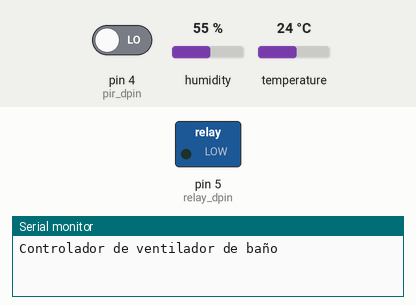
Simulated run of this sketch. Board: Arduino Nano, built with avr-gcc and run on an emulated ATmega328P. Shown: switched loads named in the sketch (green lamp = pin HIGH), the last lines printed to the serial monitor. The inputs (shaded band) are chosen by the test bench; at power-on: pin 4 (pir_dpin) LOW, humidity 55 %, temperature 24 °C.

Above: at 1.7 s.
1.8 s: pin 4 (pir_dpin) driven HIGH
At 2.8 s:
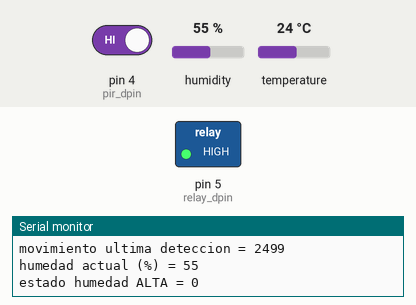
Timing chart, 0 to 4.8 s (numbered marks = the images above; inputs shaded):
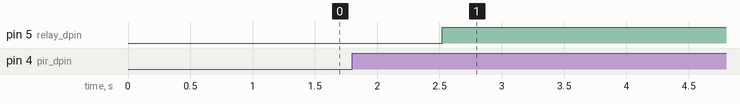

Measured:
- after the input at 1.8 s, pin 5 (relay_dpin): LOW → HIGH after 0.72 s

The sketch:

ventiladorBano.ino
```cpp
#include <dht.h>

/*=================================
 Bernardo Riveira
 briveira@gmail.com
 2018/03/10
 https://github.com/briveira/arduino-extractor-bano

This arduino project is being used to control a bathroom extractor.

It uses two sensors (DHT11 for humidity and the tipycal PIR for movement,
and also a relay to activate the extractor motor) which must be connected
to the NO (Normally Open) connector.

I use it with an arduino nano (ATmega328P).

It will simply start the motor if...

* the extractor has been off for 45 minutes or more
* detects movement
* detects humidity above 90%

Of course, you can modify those default values.
*/

//=================================
// CONFIGURACION GLOBAL

#define PORCENTAJE_HUMEDAD_ALTA 90

// minutos que estara encendido tras detectar humedad alta,
// o movimiento

#define MINIMO_ENCENDIDO_MILISEGUNDOS (15 * 60000L)

// minutos que tarda en encender desde el último apagado

#define MAXIMO_TIEMPO_APAGADO_MILISEGUNDOS (45 * 60000L)

// enviar info a la consola

#define DEBUG

//=================================
// conexiones de los sensores

// sensor pinout

#define dht_apin A1 // analog pin para el detector de humedad
#define pir_dpin 4 // digital pin para el PIR

// actuator pinout

#define relay_dpin 5 // digital pin para el rele


//=================================
// setup del rele

void setupRelay(){
  pinMode(relay_dpin, OUTPUT);
}

// setup del detector de movimiento

void setupPIR() {
  pinMode(pir_dpin, INPUT);
}

// setup del sensor de humedad

void setupSensorHumedad() {
}

// setup del puerto serie para depuracion

void setupSerialConsole() {
  Serial.begin(9600);
  delay(500);
  Serial.println("Controlador de ventilador de baño\n\n");
}

// setup general al iniciar el dispositivo

void setup(){

  setupSerialConsole();
  setupPIR();
  setupSensorHumedad();
  setupRelay();

  desactivarVentilador();

}

//=================================
// activar/desactivar ventilador
// el rele se usa en la conexion "Normally open"
// es decir, el estado HIGH provoca el cierre del circuito

bool estadoVentilador = false;

// instante en que se encendio/apago por ultima vez

unsigned long int msInstanteUltimoEncendido = 0;
unsigned long int msInstanteUltimoApagado = 0;

void activarVentilador() {
  if (!estadoVentilador) {
    estadoVentilador = true;
    digitalWrite(relay_dpin, HIGH);
    msInstanteUltimoEncendido = millis();
  }
}

void desactivarVentilador() {
  if (estadoVentilador) {
    estadoVentilador = false;
    digitalWrite(relay_dpin, LOW);
    msInstanteUltimoApagado = millis();
  }
}

//=================================
// gestion de movimiento

// instante en que se detectó movimiento
// por ultima vez

unsigned long msInstanteUltimoMovimiento = 0;

// ultimo estado detectado

bool ultimoEstadoMovimiento = false;

// deteccion de movimiento, actualiza instante ultimo
// devuelve y mantiene variable global con estado actual

bool deteccionMovimiento() {
  ultimoEstadoMovimiento = digitalRead(pir_dpin)==HIGH;
  if (ultimoEstadoMovimiento) {
    msInstanteUltimoMovimiento = millis();
  }
  return ultimoEstadoMovimiento;
}

//=================================
// gestion de humedad del aire

// libreria de gestion del sensor

dht DHT;

// instante en que se detectó humedad alta por ultima vez

unsigned long msInstanteUltimaHumedadAlta = 0;

// ultimo % de humedad detectado

int ultimoPorcentajeHumedad = 0;

// ultimo estado de humedad alta

bool ultimoEstadoHumedadAlta = false;

// calcula el estado de humedad, detecta si hubo
// humedad alta

bool deteccionHumedad() {

  DHT.read11(dht_apin);
  ultimoPorcentajeHumedad = DHT.humidity;
  ultimoEstadoHumedadAlta = (ultimoPorcentajeHumedad >= PORCENTAJE_HUMEDAD_ALTA);
  if (ultimoEstadoHumedadAlta) {
    msInstanteUltimaHumedadAlta = millis();
  }
}

//=================================

void debug() {
  Serial.println("==========================================");
  Serial.print("instante actual = "); Serial.println(millis());

  Serial.print("ventilador activo = "); Serial.println(estadoVentilador);
  Serial.print("ventilador ultima activacion = "); Serial.println(msInstanteUltimoEncendido);
  Serial.print("ventilador ultima desactivacion = "); Serial.println(msInstanteUltimoApagado);

  Serial.print("movimiento detectado = "); Serial.println(ultimoEstadoMovimiento);
  Serial.print("movimiento ultima deteccion = "); Serial.println(msInstanteUltimoMovimiento);

  Serial.print("humedad actual (%) = "); Serial.println(ultimoPorcentajeHumedad);
  Serial.print("estado humedad ALTA = "); Serial.println(ultimoEstadoHumedadAlta);
  Serial.print("ms ultima deteccion humedad ALTA = "); Serial.println(msInstanteUltimaHumedadAlta);
}

//=================================
// sistema de gestion del ventilador
// decide si debe encenderlo o no en función del estado de los sensores
// y el tiempo que lleva encendido

void gestionVentilador() {

  unsigned long int instante = millis(); // instante actual

  if (!estadoVentilador) { // si está apagado...

    // ¿hay humedad o movimiento o ha estado apagado más de lo permitido?

    if (ultimoEstadoMovimiento || ultimoEstadoHumedadAlta
        || (instante - msInstanteUltimoApagado) > MAXIMO_TIEMPO_APAGADO_MILISEGUNDOS) {
      // debemos encenderlo
      activarVentilador();
    }

  } else {

    // si está encendido y...
    //  - hace tiempo del ultimo movimiento y
    //  - hace tiempo de la ultima deteccion de humedad alta y
    //  - hace tiempo de la ultima vez que lo pusimos en marcha

    if ( (instante - msInstanteUltimoMovimiento) > MINIMO_ENCENDIDO_MILISEGUNDOS
     && (instante - msInstanteUltimaHumedadAlta) > MINIMO_ENCENDIDO_MILISEGUNDOS
     && (instante - msInstanteUltimoEncendido) > MINIMO_ENCENDIDO_MILISEGUNDOS) {
        // lo apagamos
        desactivarVentilador();
      }
  }

}

//=================================

void loop(){

    delay(2000);

    deteccionMovimiento();
    deteccionHumedad();

    gestionVentilador();

#ifdef DEBUG
    debug();
#endif

}
```
